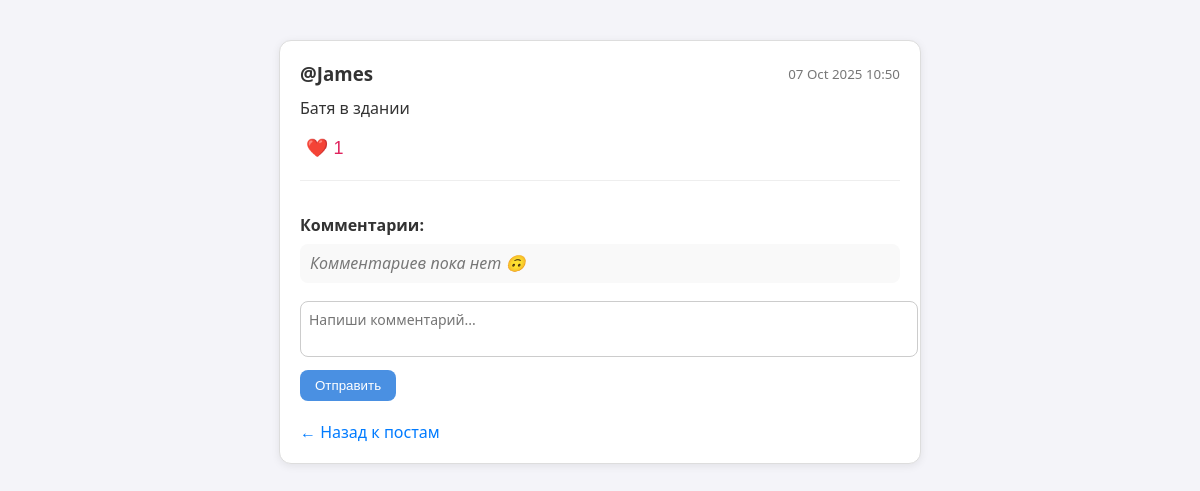
Before: /post/4/ (signed in) with the older database file.
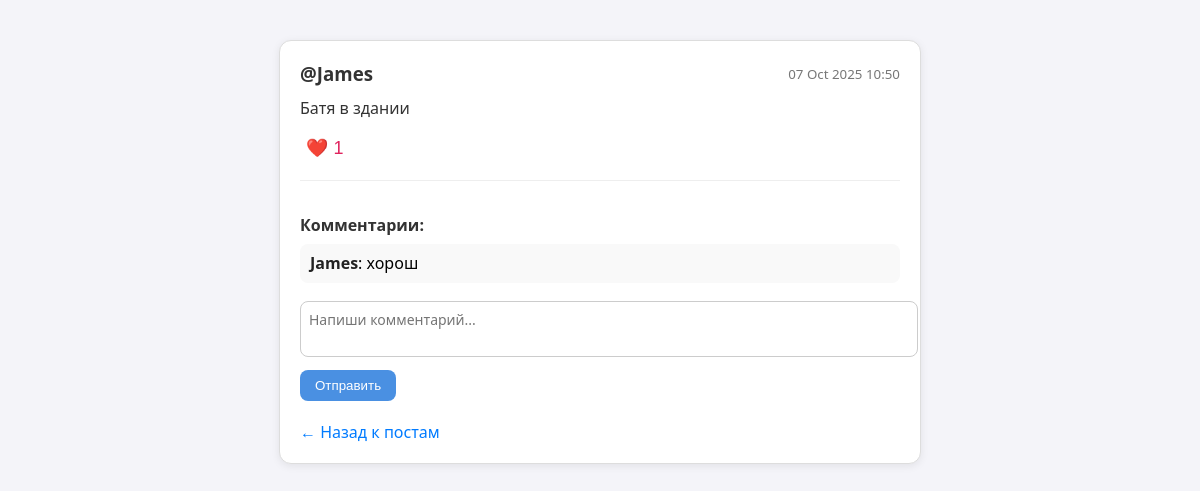
After: the same page with the newer database file.
### blog/models.py (models this page shows, shortened)
class Comment(models.Model):
	author = models.ForeignKey(User, on_delete=models.CASCADE)
	post = models.ForeignKey('Post', on_delete=models.CASCADE, related_name='comments')
	text = models.TextField()
	created_at = models.DateTimeField(auto_now_add=True)

### blog/views.py (the view)
# urls.py: path('post/<int:post_id>/', views.post_detail, name='post_detail'),
@login_required
def post_detail(request, post_id):
    post = get_object_or_404(Post, id=post_id)
    return render(request, 'post_detail.html', {'post': post})

### blog/models.py (called while the page is built)
	def total_likes(self):
		return self.likes.count()

### blog/templates/post_detail.html (shortened to what this page needs)
<!DOCTYPE html>
<html lang="ru">
<head>
</head>
<body>
<div class="container">
  <div class="post-header">
    <h3>@{{ post.author.username }}</h3>
    <small>{{ post.created_at|date:"d M Y H:i" }}</small>
  </div>
  <p class="post-description">{{ post.description|linebreaksbr }}</p>
  <form method="post" action="{% url 'like_post' post.id %}" class="like-form">
    <button type="submit">❤️ {{ post.total_likes }}</button>
  </form>
  <div class="comments-section">
    <h4>Комментарии:</h4>
    <ul class="comment-list">
      {% for comment in post.comments.all %}
        <li><strong>{{ comment.author.username }}</strong>: {{ comment.text }}</li>
      {% empty %}
        <li class="no-comments">Комментариев пока нет 🙃</li>
      {% endfor %}
    </ul>
  </div>
  <form method="post" action="{% url 'add_comment' post.id %}" class="add-comment">
    <textarea name="text" placeholder="Напиши комментарий..." rows="2"></textarea>
    <button type="submit">Отправить</button>
  </form>
  <a href="{% url 'post_list' %}" class="back-link">← Назад к постам</a>
</div>
</body>
</html>

Changed rows visible on the page:
added Comment: author.username "James", text "хорош"
Other visible differences:
text no longer shown: "Комментариев пока нет 🙃"
